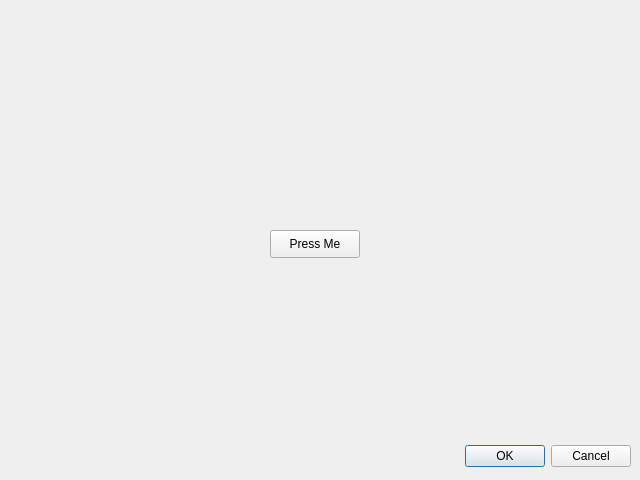
<?xml version="1.0" encoding="UTF-8"?>
<ui version="4.0">
 <class>button1</class>
 <widget class="QDialog" name="button1">
  <property name="geometry">
   <rect>
    <x>0</x>
    <y>0</y>
    <width>640</width>
    <height>480</height>
   </rect>
  </property>
  <property name="windowTitle">
   <string>Dialog</string>
  </property>
  <widget class="QDialogButtonBox" name="buttonBox">
   <property name="geometry">
    <rect>
     <x>10</x>
     <y>440</y>
     <width>621</width>
     <height>32</height>
    </rect>
   </property>
   <property name="orientation">
    <enum>Qt::Horizontal</enum>
   </property>
   <property name="standardButtons">
    <set>QDialogButtonBox::Cancel|QDialogButtonBox::Ok</set>
   </property>
  </widget>
  <widget class="QPushButton" name="pushButton">
   <property name="geometry">
    <rect>
     <x>270</x>
     <y>230</y>
     <width>90</width>
     <height>28</height>
    </rect>
   </property>
   <property name="text">
    <string>Press Me</string>
   </property>
  </widget>
 </widget>
 <resources/>
 <connections>
  <connection>
   <sender>buttonBox</sender>
   <signal>accepted()</signal>
   <receiver>button1</receiver>
   <slot>accept()</slot>
   <hints>
    <hint type="sourcelabel">
     <x>248</x>
     <y>254</y>
    </hint>
    <hint type="destinationlabel">
     <x>157</x>
     <y>274</y>
    </hint>
   </hints>
  </connection>
  <connection>
   <sender>buttonBox</sender>
   <signal>rejected()</signal>
   <receiver>button1</receiver>
   <slot>reject()</slot>
   <hints>
    <hint type="sourcelabel">
     <x>316</x>
     <y>260</y>
    </hint>
    <hint type="destinationlabel">
     <x>286</x>
     <y>274</y>
    </hint>
   </hints>
  </connection>
 </connections>
</ui>
